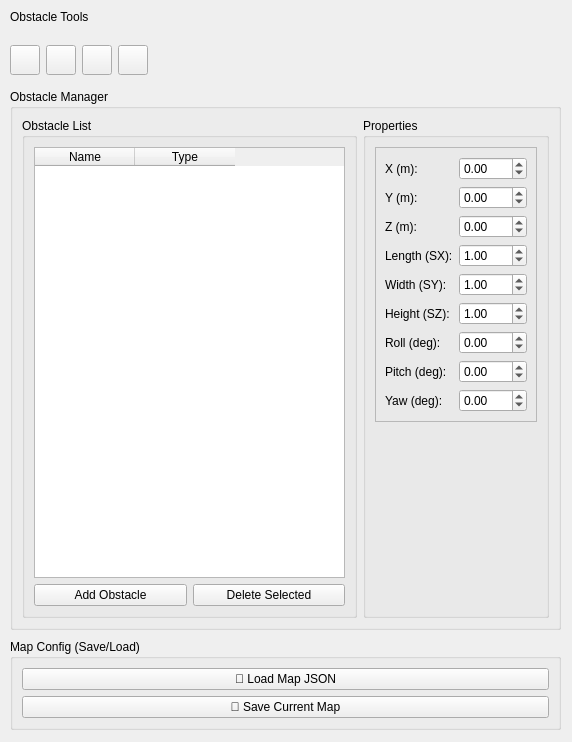
<?xml version="1.0" encoding="UTF-8"?>
<ui version="4.0">
 <class>Obstacles</class>
 <widget class="QWidget" name="Obstacles">
  <property name="geometry">
   <rect>
    <x>0</x>
    <y>0</y>
    <width>572</width>
    <height>742</height>
   </rect>
  </property>
  <property name="windowTitle">
   <string>Edit Obstacles</string>
  </property>
  <widget class="QGroupBox" name="groupBox_wall">
   <property name="geometry">
    <rect>
     <x>10</x>
     <y>89</y>
     <width>551</width>
     <height>541</height>
    </rect>
   </property>
   <property name="title">
    <string>Obstacle Manager</string>
   </property>
   <layout class="QHBoxLayout" name="horizontalLayout">
    <item>
     <widget class="QGroupBox" name="groupBox_list">
      <property name="title">
       <string>Obstacle List</string>
      </property>
      <layout class="QVBoxLayout" name="verticalLayout_list">
       <item>
        <widget class="QTableWidget" name="table_walls_1">
         <property name="columnCount">
          <number>2</number>
         </property>
         <column>
          <property name="text">
           <string>Name</string>
          </property>
         </column>
         <column>
          <property name="text">
           <string>Type</string>
          </property>
         </column>
        </widget>
       </item>
       <item>
        <layout class="QHBoxLayout" name="hl_wall_btn">
         <item>
          <widget class="QPushButton" name="btn_add_wall_">
           <property name="text">
            <string>Add Obstacle</string>
           </property>
          </widget>
         </item>
         <item>
          <widget class="QPushButton" name="btn_delete_wall_">
           <property name="text">
            <string>Delete Selected</string>
           </property>
          </widget>
         </item>
        </layout>
       </item>
      </layout>
     </widget>
    </item>
    <item>
     <widget class="QGroupBox" name="groupBox_properties">
      <property name="title">
       <string>Properties</string>
      </property>
      <layout class="QVBoxLayout" name="verticalLayout_props">
       <item>
        <widget class="QFrame" name="frame_props">
         <property name="frameShape">
          <enum>QFrame::StyledPanel</enum>
         </property>
         <property name="frameShadow">
          <enum>QFrame::Raised</enum>
         </property>
         <layout class="QFormLayout" name="formLayout">
          <item row="0" column="0">
           <widget class="QLabel" name="lbl_x">
            <property name="text">
             <string>X (m):</string>
            </property>
           </widget>
          </item>
          <item row="0" column="1">
           <widget class="QDoubleSpinBox" name="spin_x">
            <property name="minimum">
             <double>-100.000000000000000</double>
            </property>
            <property name="maximum">
             <double>100.000000000000000</double>
            </property>
            <property name="singleStep">
             <double>0.100000000000000</double>
            </property>
           </widget>
          </item>
          <item row="1" column="0">
           <widget class="QLabel" name="lbl_y">
            <property name="text">
             <string>Y (m):</string>
            </property>
           </widget>
          </item>
          <item row="1" column="1">
           <widget class="QDoubleSpinBox" name="spin_y">
            <property name="minimum">
             <double>-100.000000000000000</double>
            </property>
            <property name="maximum">
             <double>100.000000000000000</double>
            </property>
            <property name="singleStep">
             <double>0.100000000000000</double>
            </property>
           </widget>
          </item>
          <item row="2" column="0">
           <widget class="QLabel" name="lbl_z">
            <property name="text">
             <string>Z (m):</string>
            </property>
           </widget>
          </item>
          <item row="2" column="1">
           <widget class="QDoubleSpinBox" name="spin_z">
            <property name="minimum">
             <double>-100.000000000000000</double>
            </property>
            <property name="maximum">
             <double>100.000000000000000</double>
            </property>
            <property name="singleStep">
             <double>0.100000000000000</double>
            </property>
           </widget>
          </item>
          <item row="3" column="0">
           <widget class="QLabel" name="lbl_sx">
            <property name="text">
             <string>Length (SX):</string>
            </property>
           </widget>
          </item>
          <item row="3" column="1">
           <widget class="QDoubleSpinBox" name="spin_sx">
            <property name="minimum">
             <double>0.010000000000000</double>
            </property>
            <property name="maximum">
             <double>100.000000000000000</double>
            </property>
            <property name="singleStep">
             <double>0.100000000000000</double>
            </property>
            <property name="value">
             <double>1.000000000000000</double>
            </property>
           </widget>
          </item>
          <item row="4" column="0">
           <widget class="QLabel" name="lbl_sy">
            <property name="text">
             <string>Width (SY):</string>
            </property>
           </widget>
          </item>
          <item row="4" column="1">
           <widget class="QDoubleSpinBox" name="spin_sy">
            <property name="minimum">
             <double>0.010000000000000</double>
            </property>
            <property name="maximum">
             <double>100.000000000000000</double>
            </property>
            <property name="singleStep">
             <double>0.100000000000000</double>
            </property>
            <property name="value">
             <double>1.000000000000000</double>
            </property>
           </widget>
          </item>
          <item row="5" column="0">
           <widget class="QLabel" name="lbl_sz">
            <property name="text">
             <string>Height (SZ):</string>
            </property>
           </widget>
          </item>
          <item row="5" column="1">
           <widget class="QDoubleSpinBox" name="spin_sz">
            <property name="minimum">
             <double>0.010000000000000</double>
            </property>
            <property name="maximum">
             <double>100.000000000000000</double>
            </property>
            <property name="singleStep">
             <double>0.100000000000000</double>
            </property>
            <property name="value">
             <double>1.000000000000000</double>
            </property>
           </widget>
           </item>
           <item row="6" column="0">
            <widget class="QLabel" name="lbl_roll">
             <property name="text">
              <string>Roll (deg):</string>
             </property>
            </widget>
           </item>
           <item row="6" column="1">
            <widget class="QDoubleSpinBox" name="spin_roll">
             <property name="minimum">
              <double>-180.0</double>
             </property>
             <property name="maximum">
              <double>180.0</double>
             </property>
             <property name="singleStep">
              <double>1.0</double>
             </property>
            </widget>
           </item>
           <item row="7" column="0">
            <widget class="QLabel" name="lbl_pitch">
             <property name="text">
              <string>Pitch (deg):</string>
             </property>
            </widget>
           </item>
           <item row="7" column="1">
            <widget class="QDoubleSpinBox" name="spin_pitch">
             <property name="minimum">
              <double>-180.0</double>
             </property>
             <property name="maximum">
              <double>180.0</double>
             </property>
             <property name="singleStep">
              <double>1.0</double>
             </property>
            </widget>
           </item>
           <item row="8" column="0">
            <widget class="QLabel" name="lbl_yaw">
             <property name="text">
              <string>Yaw (deg):</string>
             </property>
            </widget>
           </item>
           <item row="8" column="1">
            <widget class="QDoubleSpinBox" name="spin_yaw">
             <property name="minimum">
              <double>-180.0</double>
             </property>
             <property name="maximum">
              <double>180.0</double>
             </property>
             <property name="singleStep">
              <double>1.0</double>
             </property>
            </widget>
           </item>
          </layout>
        </widget>
       </item>
       <item>
        <spacer name="verticalSpacer">
         <property name="orientation">
          <enum>Qt::Vertical</enum>
         </property>
         <property name="sizeHint" stdset="0">
          <size>
           <width>20</width>
           <height>40</height>
          </size>
         </property>
        </spacer>
       </item>
      </layout>
     </widget>
    </item>
   </layout>
  </widget>
  <widget class="QGroupBox" name="groupBox_map">
   <property name="geometry">
    <rect>
     <x>10</x>
     <y>639</y>
     <width>551</width>
     <height>91</height>
    </rect>
   </property>
   <property name="title">
    <string>Map Config (Save/Load)</string>
   </property>
   <layout class="QVBoxLayout" name="vl_map">
    <item>
     <widget class="QPushButton" name="btn_load_map_">
      <property name="text">
       <string>📂 Load Map JSON</string>
      </property>
     </widget>
    </item>
    <item>
     <widget class="QPushButton" name="btn_save_map_">
      <property name="text">
       <string>💾 Save Current Map</string>
      </property>
     </widget>
    </item>
   </layout>
  </widget>
  <widget class="QLabel" name="label">
   <property name="geometry">
    <rect>
     <x>10</x>
     <y>9</y>
     <width>91</width>
     <height>16</height>
    </rect>
   </property>
   <property name="text">
    <string>Obstacle Tools</string>
   </property>
  </widget>
  <widget class="QWidget" name="layoutWidget">
   <property name="geometry">
    <rect>
     <x>10</x>
     <y>40</y>
     <width>551</width>
     <height>41</height>
    </rect>
   </property>
   <layout class="QGridLayout" name="gridLayout">
    <item row="0" column="0">
     <widget class="QPushButton" name="btn_spawn_box">
      <property name="sizePolicy">
       <sizepolicy hsizetype="Fixed" vsizetype="Fixed">
        <horstretch>0</horstretch>
        <verstretch>0</verstretch>
       </sizepolicy>
      </property>
      <property name="minimumSize">
       <size>
        <width>30</width>
        <height>30</height>
       </size>
      </property>
      <property name="maximumSize">
       <size>
        <width>30</width>
        <height>30</height>
       </size>
      </property>
      <property name="cursor">
       <cursorShape>PointingHandCursor</cursorShape>
      </property>
      <property name="toolTip">
       <string>Spawn Box</string>
      </property>
      <property name="text">
       <string/>
      </property>
      <property name="icon">
       <iconset>
        <normaloff>:/icons/box.svg</normaloff>:/icons/box.svg</iconset>
      </property>
      <property name="iconSize">
       <size>
        <width>32</width>
        <height>32</height>
       </size>
      </property>
     </widget>
    </item>
    <item row="0" column="1">
     <widget class="QPushButton" name="btn_spawn_cylinder">
      <property name="sizePolicy">
       <sizepolicy hsizetype="Fixed" vsizetype="Fixed">
        <horstretch>0</horstretch>
        <verstretch>0</verstretch>
       </sizepolicy>
      </property>
      <property name="minimumSize">
       <size>
        <width>30</width>
        <height>30</height>
       </size>
      </property>
      <property name="maximumSize">
       <size>
        <width>30</width>
        <height>30</height>
       </size>
      </property>
      <property name="cursor">
       <cursorShape>PointingHandCursor</cursorShape>
      </property>
      <property name="toolTip">
       <string>Spawn Cylinder</string>
      </property>
      <property name="text">
       <string/>
      </property>
      <property name="icon">
       <iconset>
        <normaloff>:/icons/cylinder.svg</normaloff>:/icons/cylinder.svg</iconset>
      </property>
      <property name="iconSize">
       <size>
        <width>32</width>
        <height>32</height>
       </size>
      </property>
     </widget>
    </item>
    <item row="0" column="2">
     <widget class="QPushButton" name="btn_spawn_cone">
      <property name="sizePolicy">
       <sizepolicy hsizetype="Fixed" vsizetype="Fixed">
        <horstretch>0</horstretch>
        <verstretch>0</verstretch>
       </sizepolicy>
      </property>
      <property name="minimumSize">
       <size>
        <width>30</width>
        <height>30</height>
       </size>
      </property>
      <property name="maximumSize">
       <size>
        <width>30</width>
        <height>30</height>
       </size>
      </property>
      <property name="cursor">
       <cursorShape>PointingHandCursor</cursorShape>
      </property>
      <property name="toolTip">
       <string>Spawn Cone</string>
      </property>
      <property name="text">
       <string/>
      </property>
      <property name="icon">
       <iconset>
        <normaloff>:/icons/cone.svg</normaloff>:/icons/cone.svg</iconset>
      </property>
      <property name="iconSize">
       <size>
        <width>32</width>
        <height>32</height>
       </size>
      </property>
     </widget>
    </item>
    <item row="0" column="3">
     <widget class="QPushButton" name="btn_spawn_sphere">
      <property name="sizePolicy">
       <sizepolicy hsizetype="Fixed" vsizetype="Fixed">
        <horstretch>0</horstretch>
        <verstretch>0</verstretch>
       </sizepolicy>
      </property>
      <property name="minimumSize">
       <size>
        <width>30</width>
        <height>30</height>
       </size>
      </property>
      <property name="maximumSize">
       <size>
        <width>30</width>
        <height>30</height>
       </size>
      </property>
      <property name="cursor">
       <cursorShape>PointingHandCursor</cursorShape>
      </property>
      <property name="toolTip">
       <string>Spawn Sphere</string>
      </property>
      <property name="text">
       <string/>
      </property>
      <property name="icon">
       <iconset>
        <normaloff>:/icons/sphere.svg</normaloff>:/icons/sphere.svg</iconset>
      </property>
      <property name="iconSize">
       <size>
        <width>32</width>
        <height>32</height>
       </size>
      </property>
     </widget>
    </item>
    <item row="0" column="4">
     <spacer name="horizontalSpacer">
      <property name="orientation">
       <enum>Qt::Horizontal</enum>
      </property>
      <property name="sizeHint" stdset="0">
       <size>
        <width>40</width>
        <height>20</height>
       </size>
      </property>
     </spacer>
    </item>
   </layout>
  </widget>
 </widget>
 <resources/>
 <connections/>
</ui>
